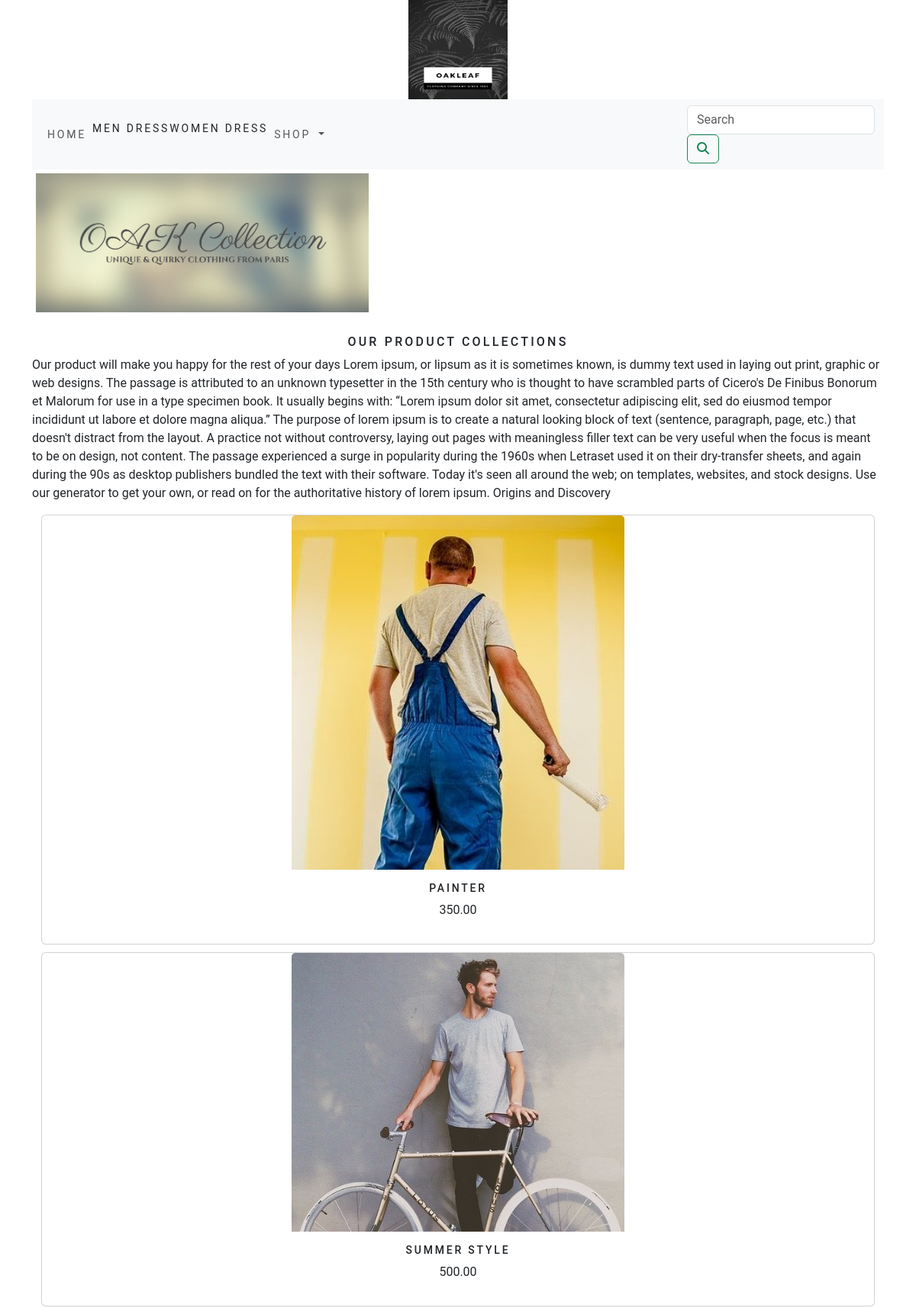
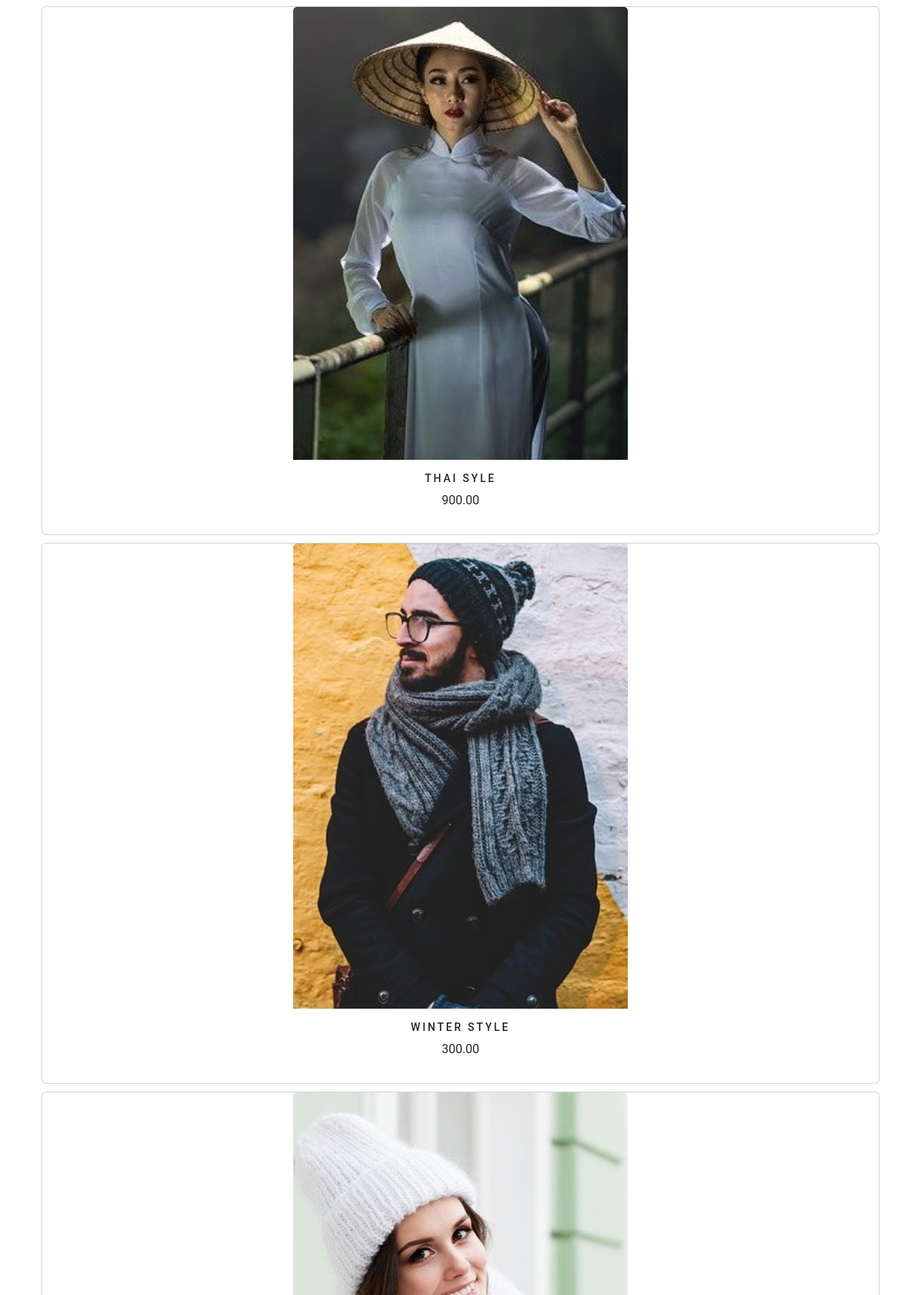
The page / (upper part) on the database its author committed (2 pictures, top to bottom).
### shop/models.py (models this page shows, shortened)
class  Category(models.Model):
    name=models.CharField(max_length=100,unique=True)
    slug=models.SlugField(max_length=350,unique=True)
    description=models.TextField(blank=True)
    image=models.ImageField(upload_to='category',blank=True)
    class Meta:
        ordering=('name',)
        verbose_name='category'
        verbose_name_plural='categories'
    def get_url(self):
        return reverse('shop:product_by_category',args=[self.slug])

class Product(models.Model):
    name=models.CharField(max_length=100,unique=True)
    slug=models.SlugField(max_length=300,unique=True)
    description=models.TextField(blank=True)
    price=models.DecimalField(max_digits=10,decimal_places=2)
    category=models.ForeignKey(Category,on_delete=models.CASCADE)
    image=models.ImageField(upload_to='product',blank=True)
    stock=models.IntegerField()
    available=models.BooleanField(default=True)
    created=models.DateTimeField(auto_now_add=True)
    updated=models.DateTimeField(auto_now=True)
    def get_url(self):
        return reverse('shop:prodCatdetail',args=[self.category.slug,self.slug])
    class Meta:
        ordering=('name',)
        verbose_name='product'
        verbose_name_plural='products'

### shop/views.py (the view)
# urls.py: path('', views.allProdCat,name='allProdCat'),
def allProdCat(request,c_slug=None):
    c_page=None
    products_list=None
    if c_slug!=None:
        c_page=get_object_or_404(Category,slug=c_slug)
        products_list=Product.objects.all().filter(category=c_page,available=True)
    else:
        products_list=Product.objects.all().filter(available=True)
    paginator=Paginator(products_list,6)
    try:
        page=int(request.GET.get('page','1'))
    except:
        page=1
    try:
        products=paginator.page(page)
    except(EmptyPage,InvalidPage):
        products=paginator.page(paginator.num_pages)
    return render(request,'category.html',{'category':c_page,'products':products})

### cart/context_processors.py (called while the page is built)
def counter(request):
    item_count=0
    if 'admin' in request.path:
        return {}
    else:
        try:
            cart=Cart.objects.filter(cart_id=_cart_id(request))
            cart_items=CartItem.objects.all().filter(cart=cart[:1])
            for cart_item in cart_items:
                item_count += cart_item.quantity
        except Cart.DoesNotExist:
            item_count =0
    return dict(item_count=item_count)

### cart/views.py (called while the page is built)
def _cart_id(request):
    cart=request.session.session_key
    if not cart:
        cart=request.session.create()
    return cart

### shop/context_processors.py (called while the page is built)
def menu_links(request):
    links=Category.objects.all()
    return dict(links=links)

### templates/category.html (shortened to what this page needs)
{% extends 'base.html' %}
{% load static %}
{% block content %}
<div class="mx_auto">
 {% if category %}
 <img  class="my_image" src="{{category.image.url}}" alt="{{category.name}}">
</div>
<br>
<div>
 <h3 class="text-center my_title"> {{category.name}}   </h3>
 <p class="text-justify">  {{category.description}}     </p>
</div>
{% else %}
<div>
 <img class="my_image my_image_padding" src="{% static 'img/banner1.png' %}" alt="Our Products" width="1250px;" height="500px;">
</div>
<br>
<div>
 <h2 class="text-center my_title">  Our Product Collections  </h2>
 <p class="text-justify">  Our product will make you happy for the rest of your days Lorem ipsum, or lipsum as it is sometimes known, is dummy text used in laying out print, graphic or web designs. The passage is attributed to an unknown typesetter in the 15th century who is thought to have scrambled parts of Cicero's De Finibus Bonorum et Malorum for use in a type specimen book. It usually begins with:
“Lorem ipsum dolor sit amet, consectetur adipiscing elit, sed do eiusmod tempor incididunt ut labore et dolore magna aliqua.”
The purpose of lorem ipsum is to create a natural looking block of text (sentence, paragraph, page, etc.) that doesn't distract from the layout. A practice not without controversy, laying out pages with meaningless filler text can be very useful when the focus is meant to be on design, not content.
The passage experienced a surge in popularity during the 1960s when Letraset used it on their dry-transfer sheets, and again during the 90s as desktop publishers bundled the text with their software. Today it's seen all around the web; on templates, websites, and stock designs. Use our generator to get your own, or read on for the authoritative history of lorem ipsum.
Origins and Discovery  </p>
</div>
{% endif %}
<div class="container">
 <div class="row mx_auto">
  {% for product in products.object_list %}
  <div class="my_bottom_margin col-9 col-sm-12 col-md-12 col-md-12 xol-lg-4">
   <div class="card text-center" style="min-width:18rem;">
    <a href="{{product.get_url}}"> <img class="card-img-top my_image" src="{{product.image.url}}"  alt="{{product.name}}"></a>
    <div class="card-body">
     <h3> {{product.name}}  </h3>
     <p>   {{product.price}}    </p>
    </div>
   </div>
  </div>
  {% endfor %}
 </div>
 <br>
</div>
{% endblock %}

### templates/base.html (shortened to what this page needs)
{% load static %}
<!DOCTYPE html>
<html lang="en">
<head>
    <link rel="stylesheet" href="{% static 'css/bootstrap.min.css' %}">
    <link rel="stylesheet" href="{% static 'css/custom.css' %}">
</head>
<body>
<div class="container">
    {% include 'header.html' %}
    {% include 'navbar.html' %}
    {% block content %}
    {% endblock %}
</div>
</body>
</html>

### templates/header.html
{% load static %}
<header>
    <center>
        <a href="{% url 'shop:allProdCat' %}"> <img src="{% static 'img/logo1.png' %}" alt="logimage" width="130px;" height="130px;"> </a>
    </center>
</header>

### templates/navbar.html (shortened to what this page needs)
<nav class="navbar navbar-expand-lg navbar-light bg-light">
  <div class="container-fluid">
    <div class="collapse navbar-collapse" id="navbarSupportedContent">
      <ul class="navbar-nav me-auto mb-2 mb-lg-0">
        <li class="nav-item">
          <a class="nav-link"  href="{% url 'shop:allProdCat' %}">Home</a>
        </li>
        <li class="nav-item">
             {% for cat in links %}
            <li><a class="dropdown-item" href="{{cat.get_url}}">{{cat.name}}</a></li>
               {% endfor %}
         <li class="nav-item dropdown {% if 'shop' in request.path %} active {% endif %}">
          <a class="nav-link dropdown-toggle" href="#" id="navbarDropdown" role="button" data-bs-toggle="dropdown" aria-expanded="false">
            Shop
          </a>
        </li>
      </ul>
       <form class="form-inline my-2 my-lg-0" action="{% url 'search_app:SearchResult' %}" method="GET">
      <input class="form-control mr-sm-2" type="search" placeholder="Search" name="q" aria-label="Search">
      <button class="btn btn-outline-success my-2 my-sm-0" type="submit"><i class="fa fa-search" ></i></button>
    </form>
    </div>
  </div>
</nav>

### static/css/custom.css (style rules this page uses)
body { font-family: 'Roboto', sans-serif; }
.nav-item { letter-spacing : .2em; font-size :14px; text-transform :uppercase; }
.dropdown-item { letter-spacing :.2em; font-size :14px; text-transform :uppercase; }
.my_image { width: 40%; height: 40%; }
.my_title { font-size:16px; text-transform:uppercase; letter-spacing:.2em; }
.my_image_padding { padding:5px; }
.my_bottom_margin { margin-bottom:10px; }
.card-body h3 { font-size:14px; text-transform:uppercase; letter-spacing:.2em; }

### rows shown on the page
Category: name "MEN DRESS"
Category: name "WOMEN DRESS"
Product: image (picture), name "PAINTER", price "350.00"
Product: image (picture), name "SUMMER STYLE", price "500.00"
Product: image (picture), name "THAI SYLE", price "900.00"
Product: image (picture), name "WINTER STYLE", price "300.00"
Product: image (picture)
